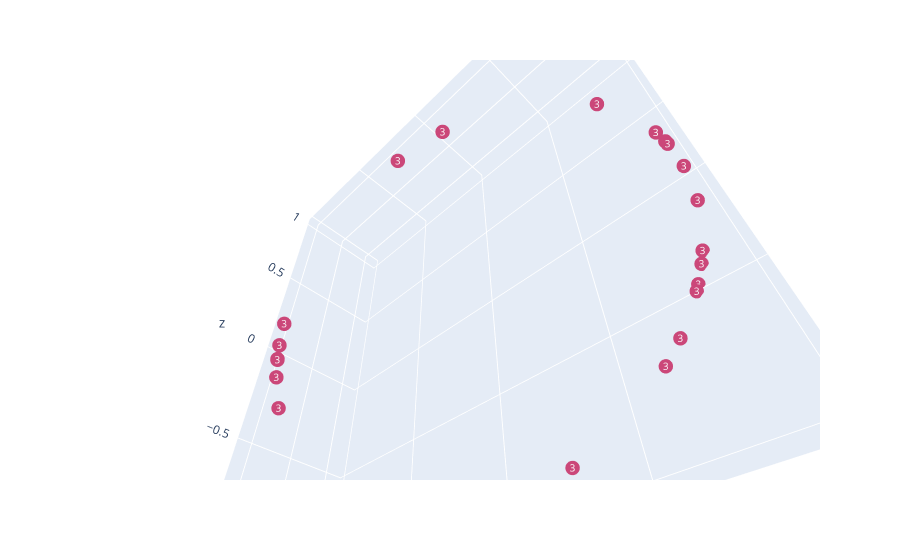

The notebook cell saved with this chart:
### Code cell
projected_points = project_to_2D_unit_circle(embeds)

projected_points = projected_points[torch.tensor(shatter_class)==batch_labels]

df = pd.DataFrame(
                    {
                     'x': projected_points[:, 0], 
                     'y': projected_points[:, 1], 
                     'z': projected_points[:, 2], 
                     'label': batch_labels[batch_labels==torch.tensor(shatter_class)].numpy()
                    }
                 )

fig = px.scatter_3d(df, x='x', y='y', z='z',
                      color='label', text='label')
fig.update_coloraxes(showscale=False)
fig.update_traces(marker=dict(size=5), 
                  textposition='middle center', 
                  textfont=dict(color='white', size=10))

camera = dict(
    eye=dict(x=.8, y=.8, z=-1.2)
)

fig.update_layout(scene_camera=camera)
# fig.write_image("./figs/sc_plot.pdf", scale=10)
fig.show()

### Figure 1 — Plotly figure (JSON) as saved in the notebook; plotly's stock layout.template omitted (floating-point values rounded to 4 significant figures)
{"data": [{"hovertemplate": "x=%{x}<br>y=%{y}<br>z=%{z}<br>label=%{marker.color}<extra></extra>", "legendgroup": "", "marker": {"color": [3, 3, 3, 3, 3, 3, 3, 3, 3, 3, 3, 3, 3, 3, 3, 3, 3, 3, 3, 3, 3, 3, 3, 3, 3], "coloraxis": "coloraxis", "size": 5, "symbol": "circle"}, "mode": "markers+text", "name": "", "scene": "scene", "showlegend": false, "text": [3, 3, 3, 3, 3, 3, 3, 3, 3, 3, 3, 3, 3, 3, 3, 3, 3, 3, 3, 3, 3, 3, 3, 3, 3], "textfont": {"color": "white", "size": 10}, "textposition": "middle center", "type": "scatter3d", "x": [-0.2521, 0.1135, 0.2264, -0.2188, 0.2509, -0.1669, -0.2664, -0.2668, -0.1969, 0.2258, -0.1738, -0.267, -0.2595, -0.2384, -0.2041, -0.2043, -0.2559, 0.1769, -0.1264, 0.1817, 0.2371, -0.216, -0.2663, 0.21, -0.1176], "y": [0.6505, 0.06076, -0.9701, 0.9659, -0.9606, 0.168, 0.8159, 0.829, 0.3126, -0.9698, 0.1997, 0.8647, 0.7179, 0.9712, 0.9525, 0.9526, 0.9501, -0.9143, 0.8147, -0.2376, -0.9715, 0.9638, 0.886, -0.9586, -0.04406], "z": [-0.7165, 0.9917, -0.08752, 0.1384, 0.1195, -0.9716, -0.5133, -0.4916, -0.9292, -0.09184, -0.9643, -0.4255, -0.646, -0.00346, 0.2262, 0.2255, -0.1782, -0.3643, 0.566, 0.9542, -0.007351, 0.1562, -0.3797, -0.1924, -0.9921]}], "layout": {"coloraxis": {"colorbar": {"title": {"text": "label"}}, "colorscale": [[0, "#0d0887"], [0.1111, "#46039f"], [0.2222, "#7201a8"], [0.3333, "#9c179e"], [0.4444, "#bd3786"], [0.5556, "#d8576b"], [0.6667, "#ed7953"], [0.7778, "#fb9f3a"], [0.8889, "#fdca26"], [1, "#f0f921"]], "showscale": false}, "legend": {"tracegroupgap": 0}, "margin": {"t": 60}, "scene": {"camera": {"eye": {"x": 0.8, "y": 0.8, "z": -1.2}}, "domain": {"x": [0, 1], "y": [0, 1]}, "xaxis": {"title": {"text": "x"}}, "yaxis": {"title": {"text": "y"}}, "zaxis": {"title": {"text": "z"}}}}}
